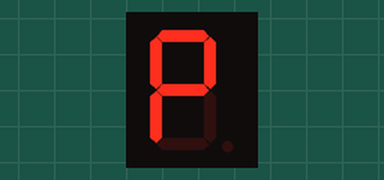
Bench run of a sketch on a simulated Arduino Uno, built with avr-gcc and run on an emulated ATmega328P. Parts: 1-digit seven-segment display. Wiring (inferred from the names in the program): 1-digit 7-segment display, segments lit when LOW: segments pin 5, pin 6, pin 7, pin 8, pin 9, pin 10, pin 11. The segment pins are drawn as the display they are named for.

Above: at 0.1 s.
At 1.1 s:
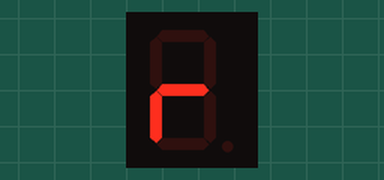
At 1.6 s:
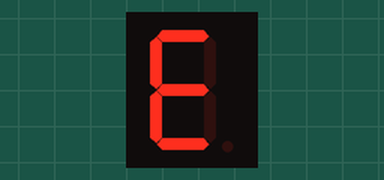

The sketch:

DISPLAY_1_NOM.ino
```cpp
/**********************************************************************************
**                                                                               **
**                            Display de 7 segments                              **
**                                    NOM                                        **
**                                                                               **
**********************************************************************************/

//********** Includes *************************************************************

//********** Variables ************************************************************
const int ledA = 5;      // donar nom al pin 5 de l’Arduino
const int ledB = 6;      // donar nom al pin 6 de l’Arduino
const int ledC = 7;      // donar nom al pin 8 de l’Arduino
const int ledD = 8;      // donar nom al pin 9 de l’Arduino
const int ledE = 9;      // donar nom al pin 10 de l’Arduino
const int ledF = 10;     // donar nom al pin 11 de l’Arduino
const int ledG = 11;     // donar nom al pin 12 de l’Arduino
unsigned long TEMPS = 500;   // es queden leds 500ms encesos

//********** Setup ****************************************************************
void setup()
{
   pinMode(ledA, OUTPUT);
   pinMode(ledB, OUTPUT);
   pinMode(ledC, OUTPUT);
   pinMode(ledD, OUTPUT);
   pinMode(ledE, OUTPUT);
   pinMode(ledF, OUTPUT);
   pinMode(ledG, OUTPUT);

}

void loop()
{
  // P
  digitalWrite(ledA, LOW);    //  P
  digitalWrite(ledB, LOW);    //  P
  digitalWrite(ledC, HIGH);   //  P
  digitalWrite(ledD, HIGH);   //  P
  digitalWrite(ledE, LOW);    //  P
  digitalWrite(ledF, LOW);    //  P
  digitalWrite(ledG, LOW);    //  P

  delay(TEMPS);             // es queden leds 500ms encesos

  // E
  digitalWrite(ledA, LOW);    //  E
  digitalWrite(ledB, HIGH);   //  E
  digitalWrite(ledC, HIGH);   //  E
  digitalWrite(ledD, LOW);    //  E
  digitalWrite(ledE, LOW);    //  E
  digitalWrite(ledF, LOW);    //  E
  digitalWrite(ledG, LOW);    //  E

  delay(TEMPS);             // es queden leds 500ms encesos

  // R
  digitalWrite(ledA, HIGH);   //  R
  digitalWrite(ledB, HIGH);   //  R
  digitalWrite(ledC, HIGH);   //  R
  digitalWrite(ledD, HIGH);   //  R
  digitalWrite(ledE, LOW);    //  R
  digitalWrite(ledF, HIGH);   //  R
  digitalWrite(ledG, LOW);    //  R

  delay(TEMPS);             // es queden leds 500ms encesos

  // E
  digitalWrite(ledA, LOW);    //  E
  digitalWrite(ledB, HIGH);   //  E
  digitalWrite(ledC, HIGH);   //  E
  digitalWrite(ledD, LOW);    //  E
  digitalWrite(ledE, LOW);    //  E
  digitalWrite(ledF, LOW);    //  E
  digitalWrite(ledG, LOW);    //  E

  delay(TEMPS);             // es queden leds 500ms encesos
}
```

Measured:
- by itself, everything shown: repeats every 2.0 s, in 4 steps
- what the display in image 1 shows lasts 0.5 s, from 1.0 s to 1.5 s
